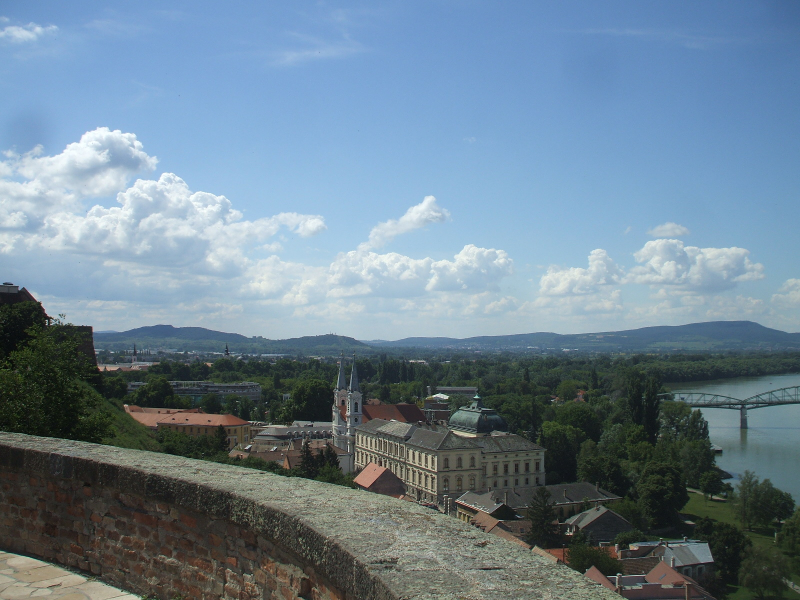
#> input picture DSCF8658.jpeg, 1600 x 1200 px, found by its file name (shown at 1/2 size)
$ python project2_3dv.py
#> lines starting #> are read from the running program, lines starting #| are printed output that depends on the picture; after the words box and inside, x2 and y2 are one past the last pixel; in counts of white or black regions, pixels touching at a corner belong together
import cv2
import numpy as np
import os
import json
import zipfile

def load_images(image_paths):
    """Loading images from the given paths"""
    images = []
    for path in image_paths:
        img = cv2.imread(path)
        if img is None:
            print(f"Error loading image: {path}")
        else:
            print(f"Loaded image: {path} with shape: {img.shape}")
            images.append(img)
    return images

def resize_images(images, width=800):
    """Resizing images to have the same width"""
    resized = []
    for img in images:
        aspect_ratio = img.shape[1] / img.shape[0]
        new_height = int(width / aspect_ratio)
        resized.append(cv2.resize(img, (width, new_height)))
    return resized

def stitch_images(images):
    """Using OpenCV's built-in stitcher to create a panorama"""
    stitcher = cv2.Stitcher_create()  # Using createStitcher() for older OpenCV versions
    status, panorama = stitcher.stitch(images)

    print(f"Stitching status: {status}")

    if status == cv2.Stitcher_OK:
        print("Panorama created successfully!")
        return panorama
    else:
        print("Error during stitching.")
        if status == cv2.Stitcher_ERR_NEED_MORE_IMGS:
            print("Error: More images are needed.")
        elif status == cv2.Stitcher_ERR_HOMOGRAPHY_EST_FAIL:
            print("Error: Homography estimation failed.")
        elif status == cv2.Stitcher_ERR_CAMERA_PARAMS_ADJUST_FAIL:
            print("Error: Camera parameters adjustment failed.")
        return None

def crop_panorama(panorama):
    """Croping the panorama to remove black edges"""
    gray = cv2.cvtColor(panorama, cv2.COLOR_BGR2GRAY)
    _, thresh = cv2.threshold(gray, 1, 255, cv2.THRESH_BINARY)
    contours, _ = cv2.findContours(thresh, cv2.RETR_EXTERNAL, cv2.CHAIN_APPROX_SIMPLE)
    x, y, w, h = cv2.boundingRect(contours[0])
    return panorama[y:y+h, x:x+w]

def detect_and_match_features(images):
    """Detecting and matching features between images using ORB"""
    orb = cv2.ORB_create()
    keypoints_list = []
    descriptors_list = []
    matches_list = []

    # Detecting keypoints and descriptors
    for img in images:
        keypoints, descriptors = orb.detectAndCompute(img, None)
        keypoints_list.append(keypoints)
        descriptors_list.append(descriptors)

    bf = cv2.BFMatcher(cv2.NORM_HAMMING, crossCheck=False)

    # Matching features between consecutive images
    for i in range(len(images) - 1):
        raw_matches = bf.knnMatch(descriptors_list[i], descriptors_list[i + 1], k=2)
        good_matches = []
        for m, n in raw_matches:
            if m.distance < 0.75 * n.distance:  # Lowe's ratio test
                good_matches.append(m)
        matches_list.append(good_matches)

    return keypoints_list, matches_list

def save_coordinates_and_image(result, keypoints_list, matches_list):
    """Saving coordinates of matched points and final panorama image"""

    # Define the target folder where the files should be saved
    save_folder = "/Users/fidansadigova/Downloads/3dvisionprojects 2"

    # Create the folder if it doesn't exist
    if not os.path.exists(save_folder):
        os.makedirs(save_folder)

    # Define full paths for the output files
    output_image_path = os.path.join(save_folder, "panorama1.jpg")
    output_coordinates_path = os.path.join(save_folder, "coordinates.json")
    zip_filename = os.path.join(save_folder, "panorama_with_coordinates.zip")

    # Save the panorama image
    cv2.imwrite(output_image_path, result)

    # Save the coordinates in a JSON file
    coordinates = []
    for i in range(len(matches_list)):
        src_pts = np.float32([keypoints_list[i][m.queryIdx].pt for m in matches_list[i]]).reshape(-1, 2)
        dst_pts = np.float32([keypoints_list[i + 1][m.trainIdx].pt for m in matches_list[i]]).reshape(-1, 2)
        coordinates.append((src_pts.tolist(), dst_pts.tolist()))

    with open(output_coordinates_path, 'w') as f:
        json.dump(coordinates, f, indent=4)

    # Create a ZIP file containing the image and coordinates
    with zipfile.ZipFile(zip_filename, 'w') as zipf:
        zipf.write(output_image_path, os.path.basename(output_image_path))
        zipf.write(output_coordinates_path, os.path.basename(output_coordinates_path))

    print(f"✅ Panorama and files saved in: {save_folder}")

    return zip_filename

def main():
    # Hardcoded paths to the 3 images
    image_paths = [
        '/Users/fidansadigova/Downloads/1_3dv/DSCF8658.jpeg',
        '/Users/fidansadigova/Downloads/1_3dv/DSCF8659.jpeg',
        '/Users/fidansadigova/Downloads/1_3dv/DSCF8660.jpeg'
    ]

    # Loading images
    images = load_images(image_paths)
#> in load_images, img is the input picture: shape (1200, 1600, 3); mean B, G, R 145.5, 130.1, 109
#| Loaded image: /Users/fidansadigova/Downloads/1_3dv/DSCF8658.jpeg with shape: (1200, 1600, 3)
#> images = 3 items
    if len(images) < 2:
        print("Please provide at least two images for stitching.")
        return

    # Resizing images
    images = resize_images(images)
#> the loop in resize_images, `for img in images:` made 3 passes

    # Detecting and matching features
    keypoints_list, matches_list = detect_and_match_features(images)
#> the loop in detect_and_match_features, `for img in images:` made 3 passes
#> the loop in detect_and_match_features, `for i in range(len(images) - 1):` made 2 passes
#> raw_matches on passes 1 to 2: 500 matches, 500 matches
#> after the loop in detect_and_match_features, `for i in range(len(images) - 1):`: matches_list = 2 matches
#> keypoints_list = 3 items; matches_list = 2 matches

    # Stitching images
    result = stitch_images(images)
#> in stitch_images, `status, panorama = stitcher.stitch(images)`:
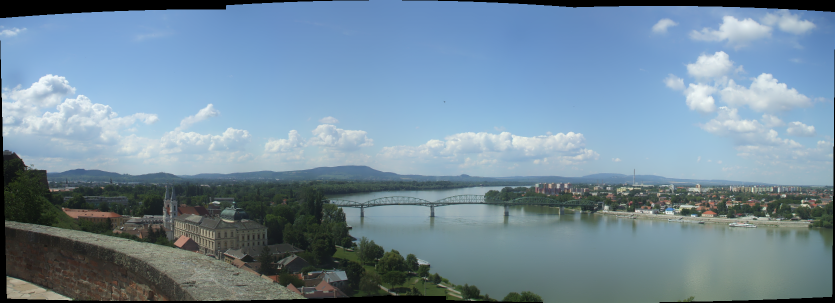
#> panorama: shape (605, 1670, 3) (shown at 1/2 size); mean of channels 0, 1, 2 155.6, 139.1, 115.4; drawn as B, G, R
#> in stitch_images, `status, panorama = stitcher.stitch(images)`: status = 0
#| Stitching status: 0

    # Croping and saving result
    if result is not None:
        result = crop_panorama(result)
#> in crop_panorama, `gray = cv2.cvtColor(panorama, cv2.COLOR_BGR2GRAY)`:
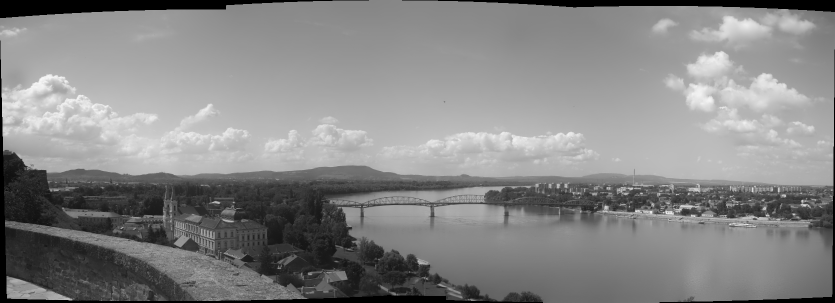
#> gray: shape (605, 1670) (shown at 1/2 size); min 0, max 248, mean 133.9
#> in crop_panorama, `_, thresh = cv2.threshold(gray, 1, 255, cv2.THRESH_BINARY)`:
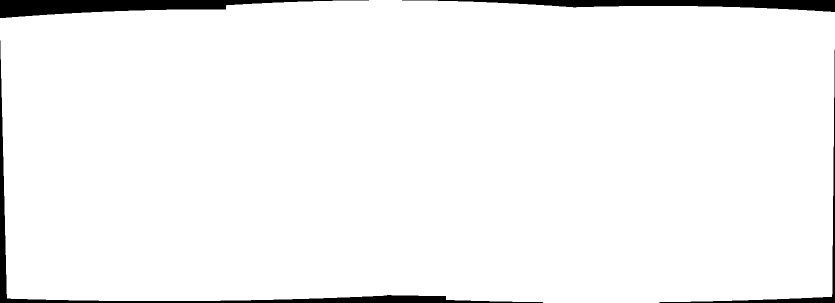
#> thresh: shape (605, 1670) (shown at 1/2 size); 96.5% white; 4 black regions
#> in crop_panorama, `contours, _ = cv2.findContours(thresh, cv2.RETR_EXTERNAL, cv2.CHAIN_AP..`: contours = 1 contour; box (x1, y1, x2, y2) and area: (0, 0, 1670, 605) 972770
#> in crop_panorama, `x, y, w, h = cv2.boundingRect(contours[0])`: x = 0; w = 1670; h = 605
        zip_filename = save_coordinates_and_image(result, keypoints_list, matches_list)
#> the loop in save_coordinates_and_image, `for i in range(len(matches_list)):` made 2 passes
#> after the loop in save_coordinates_and_image, `for i in range(len(matches_list)):`: coordinates = 2 items
        print(f"Files saved in ZIP archive: {zip_filename}")
    else:
        print("Panorama creation failed. No files saved.")


if __name__ == "__main__":
#> (the run stopped early here; a loop or call above may not have finished)
